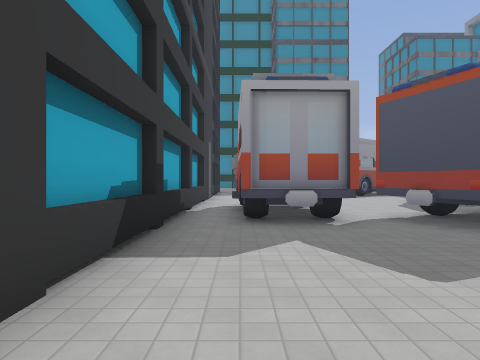
[1] (above)

20 first-person views from a walk through a Godot game level. The camera is 1.5 m above the floor, looks level and sees 70° across. The floor is counted in squares, 2 m on a side. Each view is taken from the middle of a square. On the plan, view 1 faces up. The plan holds only what a view shows up to about 11 squares ahead; the rest is blank. The place goes on beyond the plan. Some surface patterns are stand-ins.

[2]
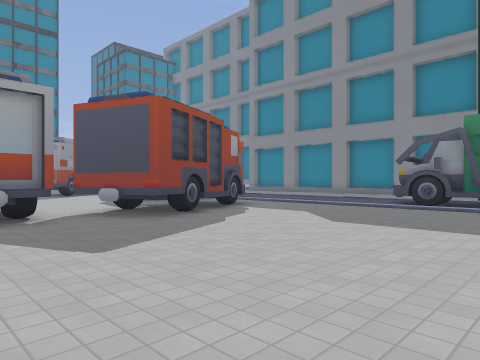

[3]
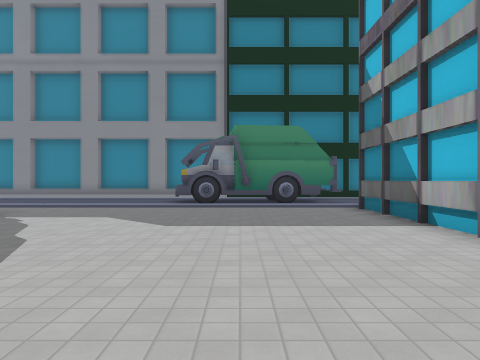

[4]
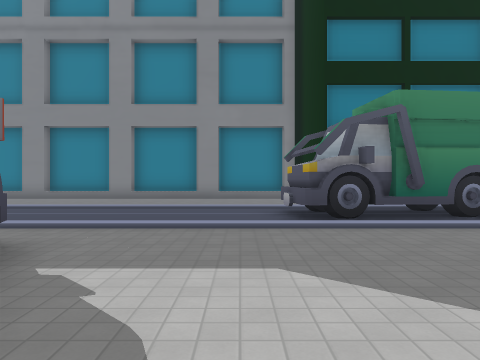

[5]
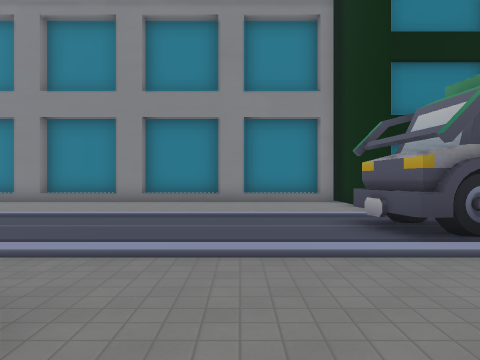

[6]
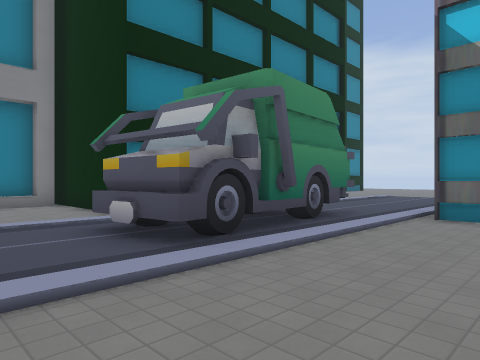

[7]
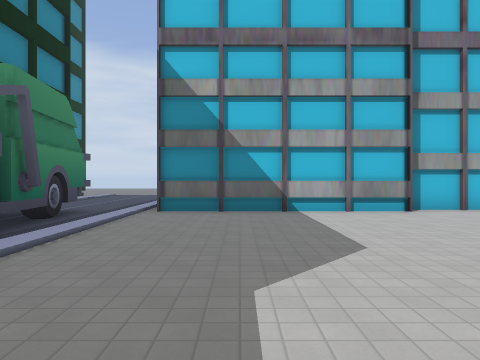

[8]
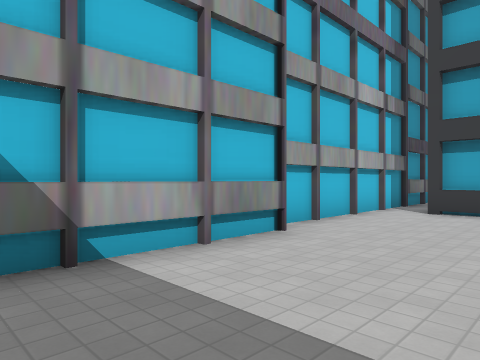

[9]
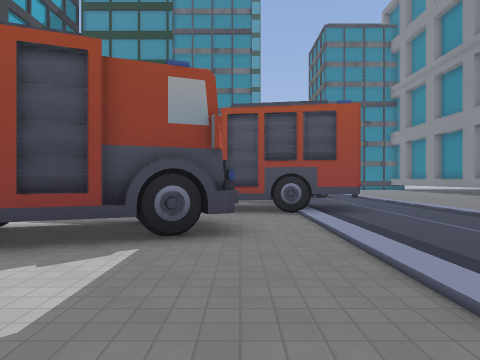

[10]
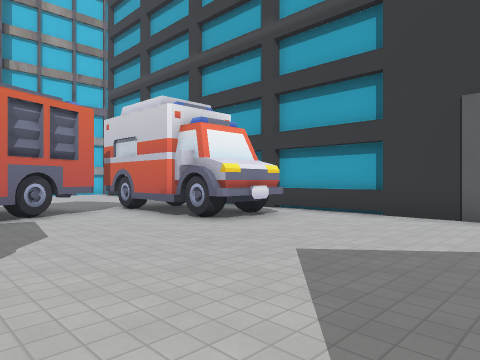

[11]
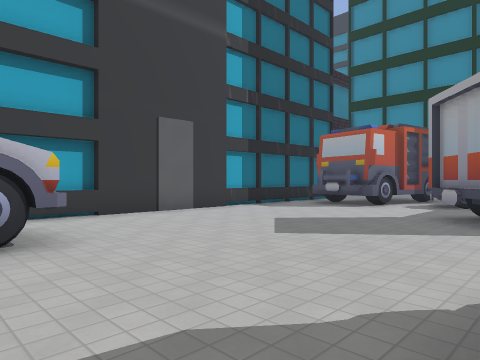

[12]
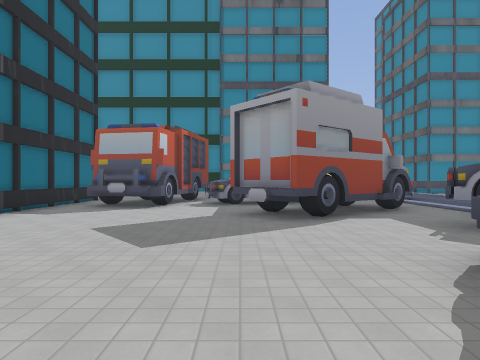

[13]
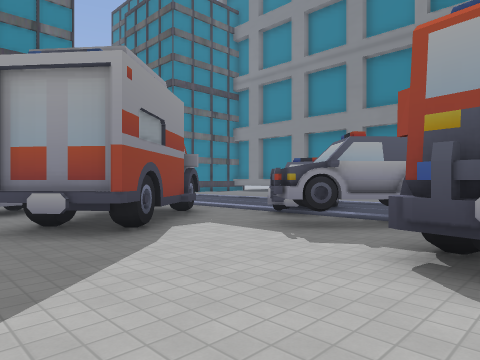

[14]
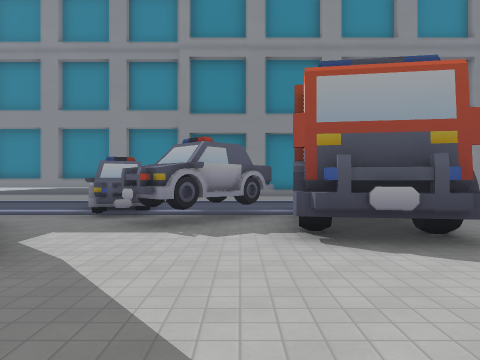

[15]
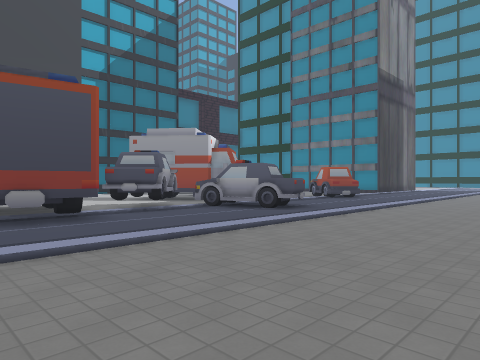

[16]
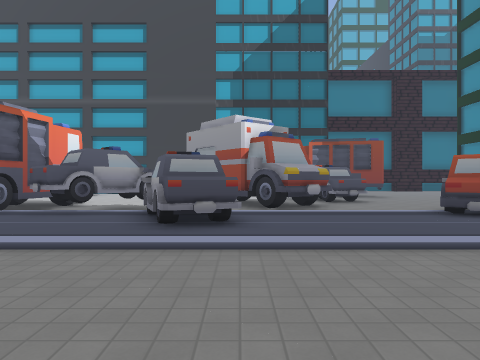

[17]
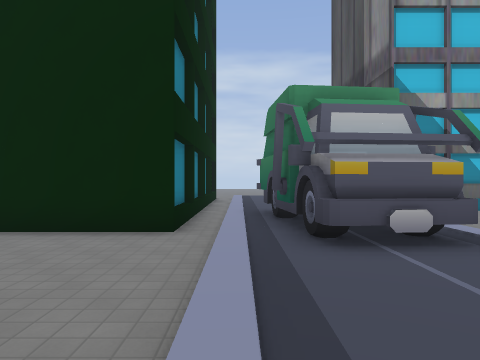

[18]
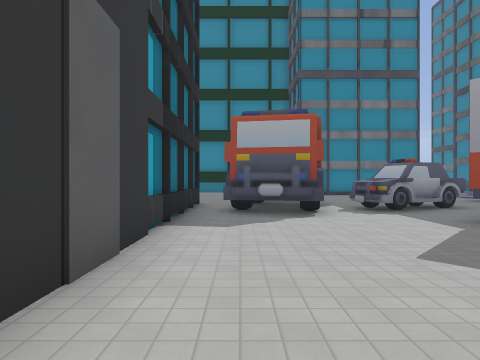

[19]
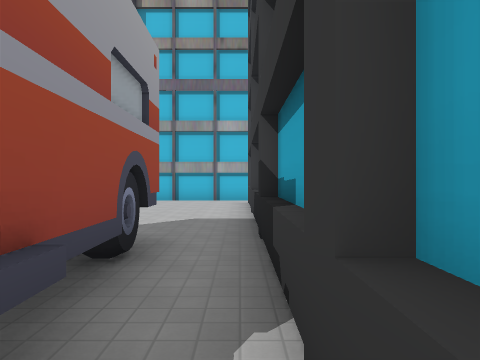

[20]
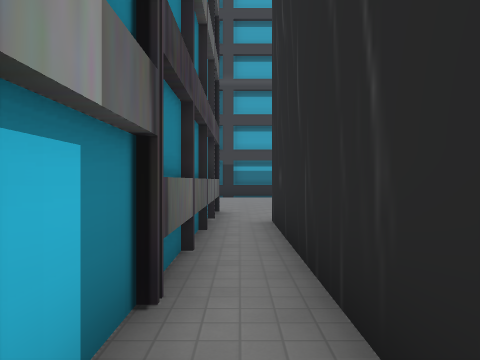

### Floor plan
Key: @ floor where view 1 was taken; # wall or solid block; . main floor; : floor 0.25 m higher than the main floor; + floor 0.5 m higher than the main floor; D closed door; ^ raised ledge; T thing the floor can be seen under or through; R truck.
Columns run from 12 left of view 1 to 17 right of it. Each row starts with its distance up from view 1.
 21           #.  #..#... #.. ..
 20           #.# #^###......:..
 19           #.###....##....:..
 18           #....... ##....:...
 17           #.....D###.....:....
 16           #.....DD#..^^#^:...
 15           #.........TT^..:...
 14           #D........TT...:...
 13           #..........TT..:...
 12           #.......#TTT...:....
 11           #.......#  ##^.:....
 10           #.###...#####..:....
  9           #.###..........:....
  8           #.###..T  .....:....
  7           #.##TTTT T.....:....
  6           #.DDDTTTT......:....
  5           #.....T........:....
  4           #..............:....
  3           #............RR:....
  2           #...........RRR:....
  1           #...........R+R:####
  0           #.@..........RR:#
 -1 .....######............RR:#
 -2 ...............#######.RR:#
 -3    #############      ...:#
 -4                       ...:#

Positions as (right, up) in squares from view 1, and headings:
1: (0, 0), facing up
2: (0, -1), facing up-right
3: (0, 1), facing right
4: (4, 4), facing right
5: (6, 5), facing right
6: (7, 5), facing down-right
7: (7, 6), facing down
8: (7, 1), facing down-left
9: (8, 2), facing up
10: (6, 15), facing down-left
11: (6, 9), facing up-left
12: (4, 9), facing up
13: (3, 11), facing up-right
14: (2, 13), facing right
15: (17, 9), facing up-left
16: (17, 17), facing left
17: (13, 7), facing down
18: (0, 11), facing up
19: (-1, 10), facing down
20: (-1, -2), facing left
